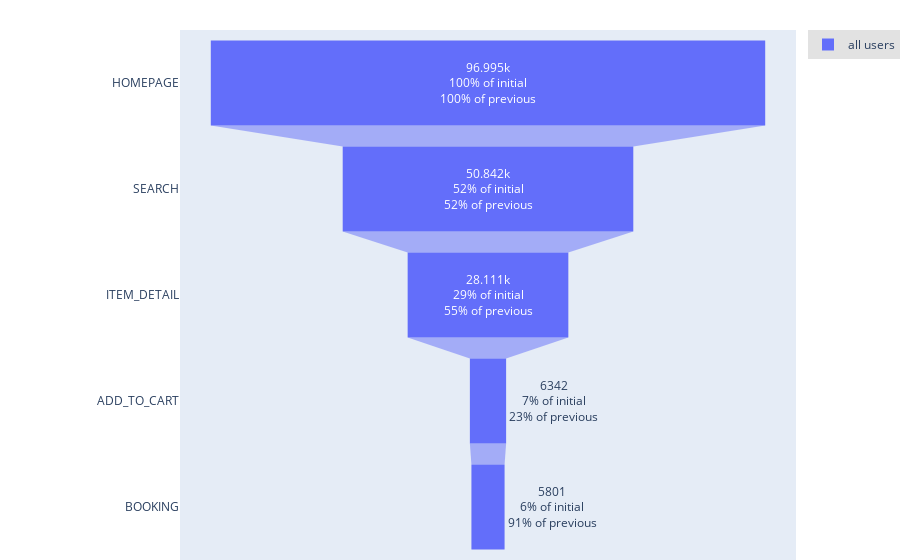

This figure's notebook cell:
### Code cell
# HOMEPAGE - SEARCH - ITEM_DETAIL - ADD_TO_CART - BOOKING(우리가 생각하는 해피패스) funnel 그래프
# 2. 20fw 시즌 

stream_20fw.funnel(
    stages=[
            'HOMEPAGE',
            'SEARCH',
            'ITEM_DETAIL',
            'ADD_TO_CART',
            'BOOKING'
    ],
    funnel_type='closed'
)

### Figure 1 — Plotly figure (JSON) as saved in the notebook; plotly's stock layout.template omitted (floating-point values rounded to 4 significant figures)
{"data": [{"name": "all users", "textinfo": "value+percent initial+percent previous", "type": "funnel", "x": [96995, 50842, 28111, 6342, 5801], "y": ["HOMEPAGE", "SEARCH", "ITEM_DETAIL", "ADD_TO_CART", "BOOKING"]}], "layout": {"autosize": true, "funnelmode": "stack", "hovermode": "closest", "legend": {"bgcolor": "#E2E2E2", "font": {"size": 12}, "orientation": "v", "xanchor": "left"}, "margin": {"b": 0, "l": 180, "pad": 0, "r": 0, "t": 30}, "showlegend": true, "xaxis": {"autorange": true, "range": [-53890.0, 53890.0], "type": "linear"}, "yaxis": {"autorange": true, "range": [4.5, -0.5], "type": "category"}}}
